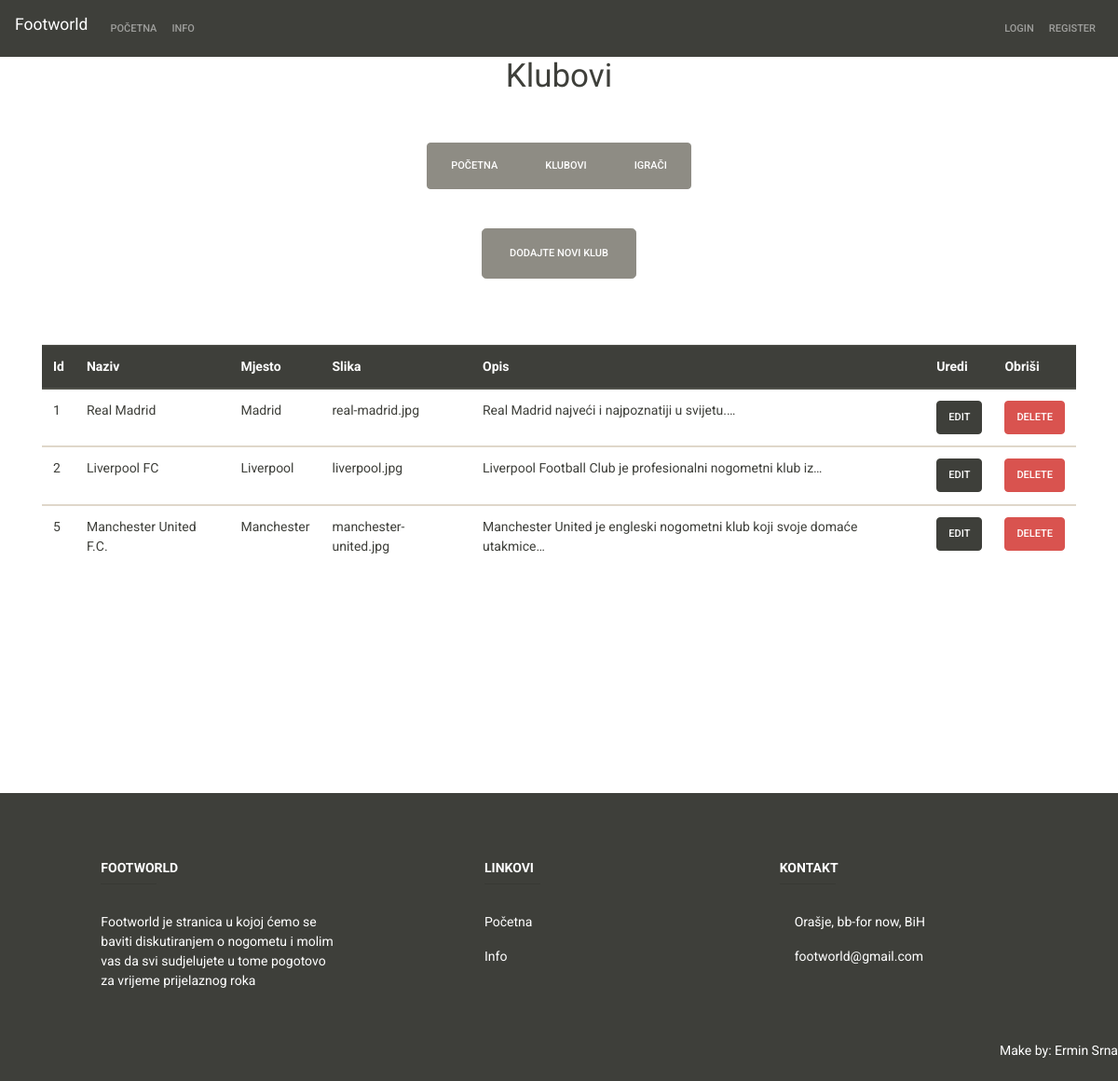
Page /index.php/moderator/club on the committed database.
### tables this page shows
CREATE TABLE `klub` (
  `id_klub` int(11) NOT NULL,
  `naziv` varchar(255) NOT NULL,
  `mjesto` varchar(255) NOT NULL,
  `slika` varchar(255) NOT NULL,
  `opis` text NOT NULL
);

### application/controllers/Moderator.php (called while the page is built, shortened)
<?php
Class Moderator extends CI_Controller
{
    public function club()
    {
        $data['klub']=$this->Klub_model->get_all_clubs();
        $this->load->view('templates/header');
        $this->load->view('moderator/klub',$data);
        $this->load->view('templates/footer');
    }
}

### index.php (called while the page is built, shortened)
<?php
require_once BASEPATH.'core/CodeIgniter.php';

### application/models/Klub_model.php (called while the page is built, shortened)
<?php
class Klub_model extends CI_Model
{
    public function get_all_clubs()
    {
        $query = $this->db->get('klub');
        return $query->result_array();
    }
}

### application/views/moderator/klub.php (the view)
<h1 align="center"> Klubovi </h1>
<br><br>
<div align="center">
<div class="btn-group btn-group-toggle" data-toggle="buttons">
    <label class="btn btn-secondary">
        <a class="btn text-white" href="<?php echo base_url(); ?>moderator/view">Početna</a>
    </label>
    <label class="btn btn-secondary">
        <a class="btn text-white" href="<?php echo base_url(); ?>moderator/club">Klubovi</a>
    </label>
    <label class="btn btn-secondary">
        <a class="btn text-white" href="<?php echo base_url(); ?>moderator/player">Igrači</a>
    </label>
</div>
</div>
<br><br>
<div align="center">
    <label class="btn btn-secondary btn-lg">
        <a class="btn text-white" href="<?php echo base_url(); ?>moderator/create_club">Dodajte novi klub</a>
    </label>
</div>
<table class="table">
  <thead class="thead-dark">
    <tr>
      <th scope="col">Id</th>
      <th scope="col">Naziv</th>
      <th scope="col">Mjesto</th>
      <th scope="col">Slika</th>
      <th scope="col">Opis</th>
      <th scope="col">Uredi</th>
      <th scope="col">Obriši</th>
    </tr>
  </thead>
<?php foreach($klub as $club) : ?>
  <tbody>
    <tr>
        <td><?php echo $club['id_klub']; ?></td>
        <td><?php echo $club['naziv']; ?></td>
        <td><?php echo $club['mjesto']; ?></td>
        <td><?php echo $club['slika']; ?></td>
        <td><?php echo word_limiter ($club['opis'],7); ?></td>
        <td><a class="btn btn-dark" href="<?php echo base_url(); ?>moderator/edit_club/<?php echo $club['id_klub']; ?>">Edit</a></td>
        <td><a class="btn btn-danger" href="<?php echo base_url(); ?>moderator/delete_club/<?php echo $club['id_klub']; ?>">Delete</a></td>
        <br>
      </tr>
<?php endforeach; ?>
</tbody>
</table>

### rows in the picture
klub: id_klub "1", naziv "Real Madrid", mjesto "Madrid", slika "real-madrid.jpg", opis "Real Madrid najveći i najpoznatiji u svijetu.…"
klub: id_klub "2", naziv "Liverpool FC", mjesto "Liverpool", slika "liverpool.jpg", opis "Liverpool Football Club je profesionalni nogometni klub iz…"
klub: id_klub "5", naziv "Manchester United F.C.", mjesto "Manchester", slika "manchester-united.jpg", opis "Manchester United je engleski nogometni klub koji svoje domaće utakmice…"
